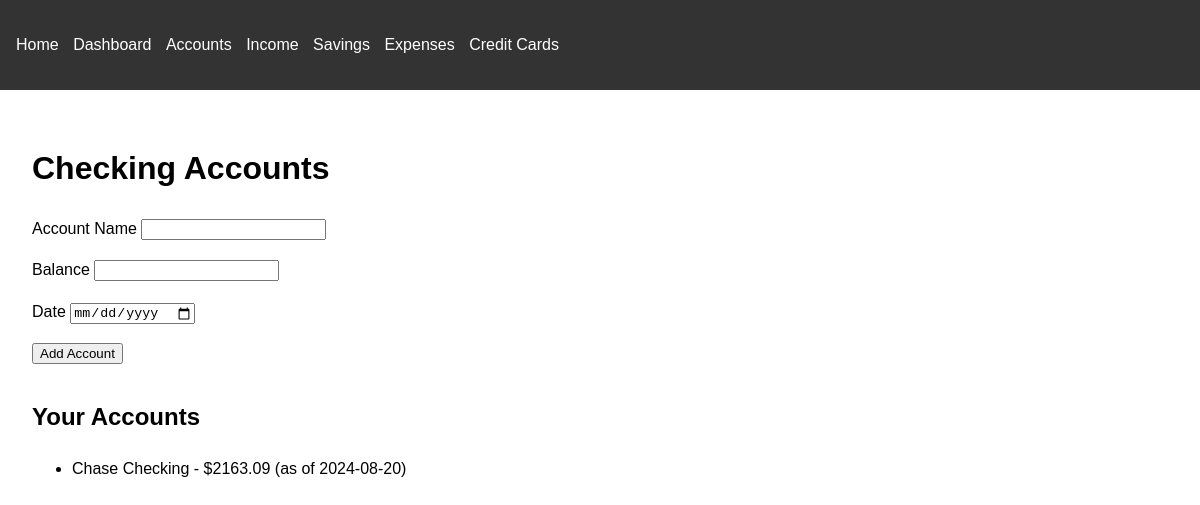
Screenshot of /accounts with the database file from the repository.
### app/models.py (models this page shows)
class CheckingAccount(db.Model):
    id = db.Column(db.Integer, primary_key=True)
    name = db.Column(db.String(100), nullable=False)
    balance = db.Column(db.Float, nullable=False)
    date = db.Column(db.Date, nullable=False)

### app/routes.py (the view)
@bp.route('/accounts', methods=['GET', 'POST'])
def accounts():
    form = CheckingAccountForm()
    if form.validate_on_submit():
        account = CheckingAccount(name=form.name.data, balance=form.balance.data, date=form.date.data)
        db.session.add(account)
        db.session.commit()
        flash('Account added successfully!', 'success')
        return redirect(url_for('main.accounts'))
    accounts = CheckingAccount.query.all()
    return render_template('accounts.html', form=form, accounts=accounts)

### app/forms.py
class CheckingAccountForm(FlaskForm):
    name = StringField('Account Name', validators=[DataRequired()])
    balance = FloatField('Balance', validators=[DataRequired()])
    date = DateField('Date', validators=[DataRequired()])
    submit = SubmitField('Add Account')

### app/templates/accounts.html (shortened to what this page needs)
{% extends "base.html" %} {% block content %}
<h1>Checking Accounts</h1>
<form method="POST">
  <div>{{ form.name.label }} {{ form.name() }}</div>
  <div>{{ form.balance.label }} {{ form.balance() }}</div>
  <div>{{ form.date.label }} {{ form.date() }}</div>
  {{ form.submit() }}
</form>
<h2>Your Accounts</h2>
<ul>
  {% for account in accounts %}
  <li>
    {{ account.name }} - ${{ account.balance }} (as of {{ account.date }})
  </li>
  {% endfor %}
</ul>
{% endblock %}

### app/static/style.css (style rules this page uses)
body { font-family: Arial, sans-serif; line-height: 1.6; margin: 0; padding: 0; }
form { margin-bottom: 2rem; }
form div { margin-bottom: 1rem; }

### rows the page displays
CheckingAccount: name "Chase Checking", balance "2163.09", date "2024-08-20"
